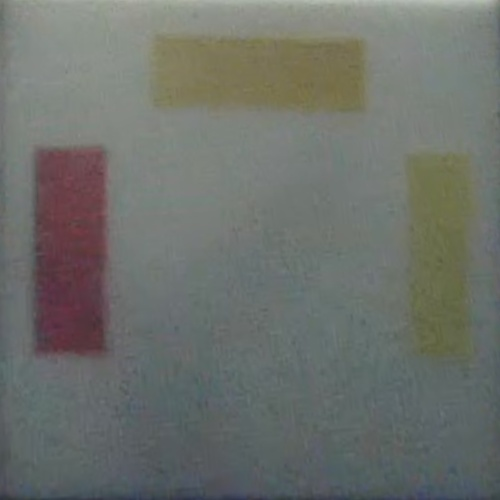
#> input picture photomosaic/cropped_photoset/image1.jpg, 500 x 500 px; its folder holds only this picture in this run
$ python testing.py
#> lines starting #> are read from the running program, lines starting #| are printed output that depends on the picture
import cv2
import numpy as np

from recthelper import RectHelper
color=(0,0,0)
thick=2
def rec(img):
    img=cv2.resize(img,(1000,500))
    img=cv2.rectangle(img,(333,60),(667,80),color,thick)
    img=cv2.rectangle(img,(333,420),(667,440),color,thick)
    img=cv2.rectangle(img,(60,167),(80,333),color,thick)
    img=cv2.rectangle(img,(920,167),(940,333),color,thick)
    return img
def sqr(img):
    img=cv2.resize(img,(500,500))
    img=cv2.rectangle(img,(167,60),(333,80),color,thick)
    img=cv2.rectangle(img,(167,420),(333,440),color,thick)
    img=cv2.rectangle(img,(60,167),(80,333),color,thick)
    img=cv2.rectangle(img,(420,167),(440,333),color,thick)
    return img


i=0
while True:
    i=i+1
    input_name='cropped_photoset/image'+str(i)+'.jpg'
    output_name='doc_img/image'+str(i)+'.jpg'
    img=cv2.imread(input_name)
#> img is the input picture: shape (500, 500, 3); mean B, G, R 107.6, 112.6, 109.1
    if img is None:
        break
    height, width, channels=img.shape
#> height = 500; width = 500; channels = 3
    if width/height == 1:
        img=sqr(img)
#> in sqr, `img=cv2.rectangle(img,(420,167),(440,333),color,thick)`:
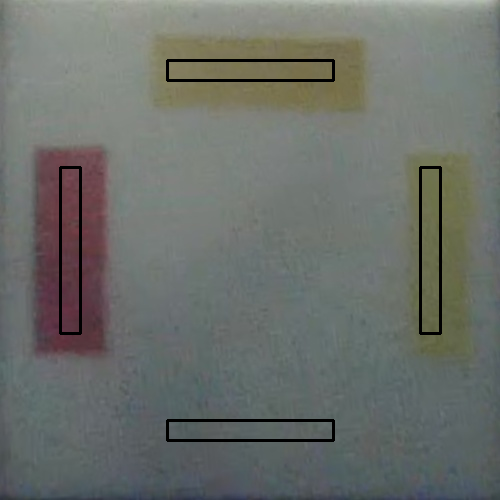
#> img: shape (500, 500, 3); mean B, G, R 106.1, 110.9, 107.2
    elif width/height == 2:
        img=rec(img)
    cv2.imwrite(output_name,img)


cv2.waitKey(0)
